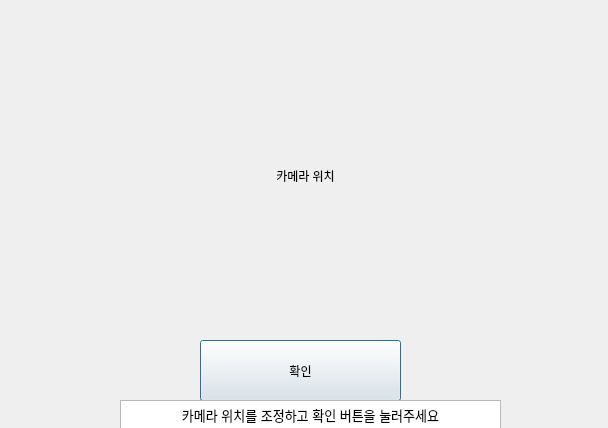
<?xml version="1.0" encoding="UTF-8"?>
<ui version="4.0">
 <class>Dialog</class>
 <widget class="QDialog" name="Dialog">
  <property name="geometry">
   <rect>
    <x>0</x>
    <y>0</y>
    <width>608</width>
    <height>428</height>
   </rect>
  </property>
  <property name="windowTitle">
   <string>Dialog</string>
  </property>
  <widget class="QLabel" name="Cam_Label">
   <property name="geometry">
    <rect>
     <x>30</x>
     <y>20</y>
     <width>551</width>
     <height>311</height>
    </rect>
   </property>
   <property name="text">
    <string>카메라 위치</string>
   </property>
   <property name="alignment">
    <set>Qt::AlignCenter</set>
   </property>
  </widget>
  <widget class="QPushButton" name="pushButton">
   <property name="geometry">
    <rect>
     <x>200</x>
     <y>340</y>
     <width>201</width>
     <height>61</height>
    </rect>
   </property>
   <property name="text">
    <string>확인</string>
   </property>
  </widget>
  <widget class="QTextEdit" name="textEdit">
   <property name="geometry">
    <rect>
     <x>120</x>
     <y>400</y>
     <width>381</width>
     <height>31</height>
    </rect>
   </property>
   <property name="html">
    <string>&lt;!DOCTYPE HTML PUBLIC &quot;-//W3C//DTD HTML 4.0//EN&quot; &quot;http://www.w3.org/TR/REC-html40/strict.dtd&quot;&gt;
&lt;html&gt;&lt;head&gt;&lt;meta name=&quot;qrichtext&quot; content=&quot;1&quot; /&gt;&lt;style type=&quot;text/css&quot;&gt;
p, li { white-space: pre-wrap; }
&lt;/style&gt;&lt;/head&gt;&lt;body style=&quot; font-family:'Gulim'; font-size:9pt; font-weight:400; font-style:normal;&quot;&gt;
&lt;p align=&quot;center&quot; style=&quot; margin-top:0px; margin-bottom:0px; margin-left:0px; margin-right:0px; -qt-block-indent:0; text-indent:0px;&quot;&gt;&lt;span style=&quot; font-size:10pt;&quot;&gt;카메라 위치를 조정하고 확인 버튼을 눌러주세요&lt;/span&gt;&lt;/p&gt;&lt;/body&gt;&lt;/html&gt;</string>
   </property>
  </widget>
 </widget>
 <resources/>
 <connections/>
</ui>
